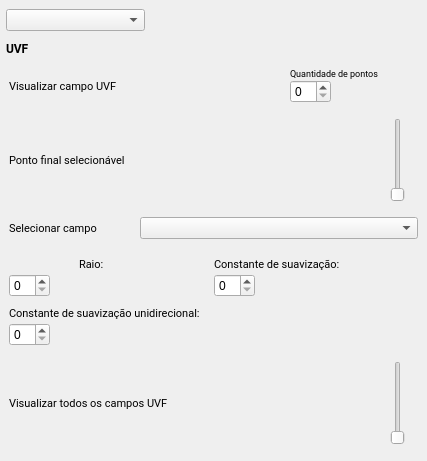
             <widget class="QWidget" name="navScrollContents">
              <property name="geometry">
               <rect>
                <x>0</x>
                <y>0</y>
                <width>427</width>
                <height>461</height>
               </rect>
              </property>
              <property name="sizePolicy">
               <sizepolicy hsizetype="Expanding" vsizetype="Preferred">
                <horstretch>0</horstretch>
                <verstretch>0</verstretch>
               </sizepolicy>
              </property>
              <layout class="QVBoxLayout" name="verticalLayout_25">
               <property name="leftMargin">
                <number>6</number>
               </property>
               <property name="topMargin">
                <number>6</number>
               </property>
               <property name="rightMargin">
                <number>6</number>
               </property>
               <property name="bottomMargin">
                <number>6</number>
               </property>
               <item>
                <widget class="QFrame" name="navHeader">
                 <property name="sizePolicy">
                  <sizepolicy hsizetype="Expanding" vsizetype="Fixed">
                   <horstretch>0</horstretch>
                   <verstretch>0</verstretch>
                  </sizepolicy>
                 </property>
                 <property name="frameShape">
                  <enum>QFrame::Shape::NoFrame</enum>
                 </property>
                 <layout class="QHBoxLayout" name="horizontalLayout_21">
                  <property name="spacing">
                   <number>0</number>
                  </property>
                  <property name="leftMargin">
                   <number>0</number>
                  </property>
                  <property name="topMargin">
                   <number>0</number>
                  </property>
                  <property name="rightMargin">
                   <number>0</number>
                  </property>
                  <property name="bottomMargin">
                   <number>0</number>
                  </property>
                  <item>
                   <widget class="QComboBox" name="navRobotId">
                    <property name="font">
                     <font>
                      <family>Roboto</family>
                      <pointsize>8</pointsize>
                     </font>
                    </property>
                    <property name="cursor">
                     <cursorShape>PointingHandCursor</cursorShape>
                    </property>
                    <property name="sizeAdjustPolicy">
                     <enum>QComboBox::SizeAdjustPolicy::AdjustToContents</enum>
                    </property>
                    <property name="placeholderText">
                     <string>Robô ID</string>
                    </property>
                    <item>
                     <property name="text">
                      <string>Robô ID</string>
                     </property>
                    </item>
                    <item>
                     <property name="text">
                      <string>0</string>
                     </property>
                    </item>
                    <item>
                     <property name="text">
                      <string>1</string>
                     </property>
                    </item>
                    <item>
                     <property name="text">
                      <string>2</string>
                     </property>
                    </item>
                   </widget>
                  </item>
                  <item>
                   <spacer name="navRobotSpacer">
                    <property name="orientation">
                     <enum>Qt::Orientation::Vertical</enum>
                    </property>
                    <property name="sizeHint" stdset="0">
                     <size>
                      <width>276</width>
                      <height>15</height>
                     </size>
                    </property>
                   </spacer>
                  </item>
                 </layout>
                </widget>
               </item>
               <item>
                <widget class="QFrame" name="uvfTitle">
                 <property name="sizePolicy">
                  <sizepolicy hsizetype="Expanding" vsizetype="Fixed">
                   <horstretch>0</horstretch>
                   <verstretch>0</verstretch>
                  </sizepolicy>
                 </property>
                 <property name="frameShape">
                  <enum>QFrame::Shape::NoFrame</enum>
                 </property>
                 <layout class="QHBoxLayout" name="horizontalLayout_24">
                  <property name="spacing">
                   <number>0</number>
                  </property>
                  <property name="leftMargin">
                   <number>0</number>
                  </property>
                  <property name="topMargin">
                   <number>0</number>
                  </property>
                  <property name="rightMargin">
                   <number>0</number>
                  </property>
                  <property name="bottomMargin">
                   <number>0</number>
                  </property>
                  <item>
                   <widget class="QLabel" name="uvfLabel">
                    <property name="font">
                     <font>
                      <family>Roboto</family>
                      <bold>true</bold>
                     </font>
                    </property>
                    <property name="text">
                     <string>UVF</string>
                    </property>
                   </widget>
                  </item>
                  <item>
                   <spacer name="uvfTitleSpacer">
                    <property name="orientation">
                     <enum>Qt::Orientation::Vertical</enum>
                    </property>
                    <property name="sizeHint" stdset="0">
                     <size>
                      <width>310</width>
                      <height>16</height>
                     </size>
                    </property>
                   </spacer>
                  </item>
                 </layout>
                </widget>
               </item>
               <item>
                <widget class="QFrame" name="viewUvf">
                 <property name="sizePolicy">
                  <sizepolicy hsizetype="Expanding" vsizetype="Fixed">
                   <horstretch>0</horstretch>
                   <verstretch>0</verstretch>
                  </sizepolicy>
                 </property>
                 <property name="frameShape">
                  <enum>QFrame::Shape::NoFrame</enum>
                 </property>
                 <layout class="QHBoxLayout" name="horizontalLayout_22">
                  <property name="spacing">
                   <number>0</number>
                  </property>
                  <property name="leftMargin">
                   <number>3</number>
                  </property>
                  <property name="topMargin">
                   <number>3</number>
                  </property>
                  <property name="rightMargin">
                   <number>3</number>
                  </property>
                  <property name="bottomMargin">
                   <number>3</number>
                  </property>
                  <item>
                   <widget class="QLabel" name="viewUvfFieldLabel">
                    <property name="font">
                     <font>
                      <family>Roboto</family>
                      <pointsize>8</pointsize>
                     </font>
                    </property>
                    <property name="text">
                     <string>Visualizar campo UVF</string>
                    </property>
                   </widget>
                  </item>
                  <item>
                   <spacer name="viewUvfSpacer">
                    <property name="orientation">
                     <enum>Qt::Orientation::Vertical</enum>
                    </property>
                    <property name="sizeHint" stdset="0">
                     <size>
                      <width>40</width>
                      <height>20</height>
                     </size>
                    </property>
                   </spacer>
                  </item>
                  <item>
                   <layout class="QVBoxLayout" name="pointsNumber">
                    <item>
                     <widget class="QLabel" name="pointsLabel">
                      <property name="font">
                       <font>
                        <family>Roboto</family>
                        <pointsize>7</pointsize>
                       </font>
                      </property>
                      <property name="text">
                       <string>Quantidade de pontos</string>
                      </property>
                     </widget>
                    </item>
                    <item>
                     <widget class="QSpinBox" name="pointsSpinBox">
                      <property name="sizePolicy">
                       <sizepolicy hsizetype="Fixed" vsizetype="Fixed">
                        <horstretch>0</horstretch>
                        <verstretch>0</verstretch>
                       </sizepolicy>
                      </property>
                      <property name="cursor">
                       <cursorShape>PointingHandCursor</cursorShape>
                      </property>
                      <property name="buttonSymbols">
                       <enum>QAbstractSpinBox::ButtonSymbols::UpDownArrows</enum>
                      </property>
                      <property name="maximum">
                       <number>10</number>
                      </property>
                     </widget>
                    </item>
                   </layout>
                  </item>
                  <item>
                   <widget class="QPushButton" name="viewUvfButton">
                    <property name="sizePolicy">
                     <sizepolicy hsizetype="Fixed" vsizetype="Fixed">
                      <horstretch>0</horstretch>
                      <verstretch>0</verstretch>
                     </sizepolicy>
                    </property>
                    <property name="cursor">
                     <cursorShape>PointingHandCursor</cursorShape>
                    </property>
                    <property name="text">
                     <string/>
                    </property>
                    <property name="icon">
                     <iconset>
                      <normaloff>assets/icons/mdi_eye.svg</normaloff>assets/icons/mdi_eye.svg</iconset>
                    </property>
                    <property name="iconSize">
                     <size>
                      <width>24</width>
                      <height>24</height>
                     </size>
                    </property>
                    <property name="checkable">
                     <bool>true</bool>
                    </property>
                    <property name="flat">
                     <bool>true</bool>
                    </property>
                   </widget>
                  </item>
                 </layout>
                </widget>
               </item>
               <item>
                <widget class="QFrame" name="finalPoint">
                 <property name="sizePolicy">
                  <sizepolicy hsizetype="Expanding" vsizetype="Fixed">
                   <horstretch>0</horstretch>
                   <verstretch>0</verstretch>
                  </sizepolicy>
                 </property>
                 <property name="toolTip">
                  <string>Habilita a seleção manual de ponto final das trajetórias</string>
                 </property>
                 <property name="frameShape">
                  <enum>QFrame::Shape::NoFrame</enum>
                 </property>
                 <layout class="QHBoxLayout" name="horizontalLayout_35">
                  <property name="spacing">
                   <number>3</number>
                  </property>
                  <property name="leftMargin">
                   <number>3</number>
                  </property>
                  <property name="topMargin">
                   <number>3</number>
                  </property>
                  <property name="rightMargin">
                   <number>3</number>
                  </property>
                  <property name="bottomMargin">
                   <number>3</number>
                  </property>
                  <item>
                   <widget class="QLabel" name="finalPointLabel">
                    <property name="font">
                     <font>
                      <family>Roboto</family>
                      <pointsize>8</pointsize>
                     </font>
                    </property>
                    <property name="text">
                     <string>Ponto final selecionável</string>
                    </property>
                   </widget>
                  </item>
                  <item>
                   <spacer name="finalPointSpacer">
                    <property name="orientation">
                     <enum>Qt::Orientation::Vertical</enum>
                    </property>
                    <property name="sizeHint" stdset="0">
                     <size>
                      <width>40</width>
                      <height>20</height>
                     </size>
                    </property>
                   </spacer>
                  </item>
                  <item>
                   <widget class="QSlider" name="finalPointSwitch">
                    <property name="sizePolicy">
                     <sizepolicy hsizetype="Fixed" vsizetype="Fixed">
                      <horstretch>0</horstretch>
                      <verstretch>0</verstretch>
                     </sizepolicy>
                    </property>
                    <property name="minimumSize">
                     <size>
                      <width>41</width>
                      <height>0</height>
                     </size>
                    </property>
                    <property name="maximumSize">
                     <size>
                      <width>41</width>
                      <height>16777215</height>
                     </size>
                    </property>
                    <property name="cursor">
                     <cursorShape>PointingHandCursor</cursorShape>
                    </property>
                    <property name="layoutDirection">
                     <enum>Qt::LayoutDirection::LeftToRight</enum>
                    </property>
                    <property name="maximum">
                     <number>1</number>
                    </property>
                    <property name="pageStep">
                     <number>1</number>
                    </property>
                    <property name="value">
                     <number>0</number>
                    </property>
                    <property name="sliderPosition">
                     <number>0</number>
                    </property>
                   </widget>
                  </item>
                 </layout>
                </widget>
               </item>
               <item>
                <widget class="QFrame" name="selectField">
                 <property name="sizePolicy">
                  <sizepolicy hsizetype="Expanding" vsizetype="Fixed">
                   <horstretch>0</horstretch>
                   <verstretch>0</verstretch>
                  </sizepolicy>
                 </property>
                 <property name="frameShape">
                  <enum>QFrame::Shape::NoFrame</enum>
                 </property>
                 <layout class="QHBoxLayout" name="horizontalLayout_34">
                  <property name="spacing">
                   <number>3</number>
                  </property>
                  <property name="leftMargin">
                   <number>3</number>
                  </property>
                  <property name="topMargin">
                   <number>3</number>
                  </property>
                  <property name="rightMargin">
                   <number>3</number>
                  </property>
                  <property name="bottomMargin">
                   <number>3</number>
                  </property>
                  <item>
                   <widget class="QLabel" name="selectFieldLabel">
                    <property name="font">
                     <font>
                      <family>Roboto</family>
                      <pointsize>8</pointsize>
                     </font>
                    </property>
                    <property name="text">
                     <string>Selecionar campo</string>
                    </property>
                   </widget>
                  </item>
                  <item>
                   <spacer name="selectFieldSpacer">
                    <property name="orientation">
                     <enum>Qt::Orientation::Vertical</enum>
                    </property>
                    <property name="sizeHint" stdset="0">
                     <size>
                      <width>40</width>
                      <height>20</height>
                     </size>
                    </property>
                   </spacer>
                  </item>
                  <item>
                   <widget class="QComboBox" name="selectFieldDropdown">
                    <property name="sizePolicy">
                     <sizepolicy hsizetype="Expanding" vsizetype="Fixed">
                      <horstretch>0</horstretch>
                      <verstretch>0</verstretch>
                     </sizepolicy>
                    </property>
                    <property name="font">
                     <font>
                      <family>Roboto</family>
                      <pointsize>8</pointsize>
                     </font>
                    </property>
                    <property name="cursor">
                     <cursorShape>PointingHandCursor</cursorShape>
                    </property>
                    <property name="sizeAdjustPolicy">
                     <enum>QComboBox::SizeAdjustPolicy::AdjustToContents</enum>
                    </property>
                    <property name="placeholderText">
                     <string>Nenhum</string>
                    </property>
                    <property name="frame">
                     <bool>true</bool>
                    </property>
                    <property name="modelColumn">
                     <number>0</number>
                    </property>
                    <item>
                     <property name="text">
                      <string>Nenhum</string>
                     </property>
                    </item>
                   </widget>
                  </item>
                 </layout>
                </widget>
               </item>
               <item>
                <layout class="QGridLayout" name="uvfSettings">
                 <property name="leftMargin">
                  <number>3</number>
                 </property>
                 <property name="topMargin">
                  <number>3</number>
                 </property>
                 <property name="rightMargin">
                  <number>3</number>
                 </property>
                 <property name="bottomMargin">
                  <number>3</number>
                 </property>
                 <property name="horizontalSpacing">
                  <number>0</number>
                 </property>
                 <property name="verticalSpacing">
                  <number>6</number>
                 </property>
                 <item row="0" column="0">
                  <widget class="QFrame" name="radius">
                   <property name="sizePolicy">
                    <sizepolicy hsizetype="Expanding" vsizetype="Fixed">
                     <horstretch>0</horstretch>
                     <verstretch>0</verstretch>
                    </sizepolicy>
                   </property>
                   <property name="frameShape">
                    <enum>QFrame::Shape::NoFrame</enum>
                   </property>
                   <layout class="QVBoxLayout" name="verticalLayout_15">
                    <property name="spacing">
                     <number>0</number>
                    </property>
                    <property name="leftMargin">
                     <number>0</number>
                    </property>
                    <property name="topMargin">
                     <number>0</number>
                    </property>
                    <property name="rightMargin">
                     <number>0</number>
                    </property>
                    <property name="bottomMargin">
                     <number>0</number>
                    </property>
                    <item>
                     <layout class="QHBoxLayout" name="radiusHeader">
                      <property name="spacing">
                       <number>0</number>
                      </property>
                      <item>
                       <widget class="QLabel" name="radiusHeaderLabel">
                        <property name="sizePolicy">
                         <sizepolicy hsizetype="Fixed" vsizetype="Fixed">
                          <horstretch>0</horstretch>
                          <verstretch>0</verstretch>
                         </sizepolicy>
                        </property>
                        <property name="font">
                         <font>
                          <family>Roboto</family>
                          <pointsize>8</pointsize>
                         </font>
                        </property>
                        <property name="text">
                         <string>Raio:</string>
                        </property>
                       </widget>
                      </item>
                      <item>
                       <spacer name="radiusHeaderSpacer">
                        <property name="orientation">
                         <enum>Qt::Orientation::Vertical</enum>
                        </property>
                        <property name="sizeHint" stdset="0">
                         <size>
                          <width>40</width>
                          <height>20</height>
                         </size>
                        </property>
                       </spacer>
                      </item>
                     </layout>
                    </item>
                    <item>
                     <widget class="QSpinBox" name="radiusSpinBox">
                      <property name="sizePolicy">
                       <sizepolicy hsizetype="Fixed" vsizetype="Fixed">
                        <horstretch>0</horstretch>
                        <verstretch>0</verstretch>
                       </sizepolicy>
                      </property>
                      <property name="cursor">
                       <cursorShape>PointingHandCursor</cursorShape>
                      </property>
                      <property name="buttonSymbols">
                       <enum>QAbstractSpinBox::ButtonSymbols::UpDownArrows</enum>
                      </property>
                      <property name="maximum">
                       <number>10</number>
                      </property>
                     </widget>
                    </item>
                   </layout>
                  </widget>
                 </item>
                 <item row="0" column="1">
                  <widget class="QFrame" name="kSmooth">
                   <property name="sizePolicy">
                    <sizepolicy hsizetype="Expanding" vsizetype="Fixed">
                     <horstretch>0</horstretch>
                     <verstretch>0</verstretch>
                    </sizepolicy>
                   </property>
                   <property name="frameShape">
                    <enum>QFrame::Shape::NoFrame</enum>
                   </property>
                   <layout class="QVBoxLayout" name="verticalLayout_16">
                    <property name="spacing">
                     <number>0</number>
                    </property>
                    <property name="leftMargin">
                     <number>0</number>
                    </property>
                    <property name="topMargin">
                     <number>0</number>
                    </property>
                    <property name="rightMargin">
                     <number>0</number>
                    </property>
                    <property name="bottomMargin">
                     <number>0</number>
                    </property>
                    <item>
                     <layout class="QHBoxLayout" name="kSmoothHeader">
                      <property name="spacing">
                       <number>0</number>
                      </property>
                      <item>
                       <widget class="QLabel" name="kSmoothHeaderLabel">
                        <property name="font">
                         <font>
                          <family>Roboto</family>
                          <pointsize>8</pointsize>
                         </font>
                        </property>
                        <property name="text">
                         <string>Constante de suavização:</string>
                        </property>
                       </widget>
                      </item>
                      <item>
                       <spacer name="kSmoothHeaderSpacer">
                        <property name="orientation">
                         <enum>Qt::Orientation::Vertical</enum>
                        </property>
                        <property name="sizeHint" stdset="0">
                         <size>
                          <width>40</width>
                          <height>20</height>
                         </size>
                        </property>
                       </spacer>
                      </item>
                     </layout>
                    </item>
                    <item>
                     <widget class="QSpinBox" name="kSmoothSpinBox">
                      <property name="sizePolicy">
                       <sizepolicy hsizetype="Fixed" vsizetype="Fixed">
                        <horstretch>0</horstretch>
                        <verstretch>0</verstretch>
                       </sizepolicy>
                      </property>
                      <property name="cursor">
                       <cursorShape>PointingHandCursor</cursorShape>
                      </property>
                      <property name="buttonSymbols">
                       <enum>QAbstractSpinBox::ButtonSymbols::UpDownArrows</enum>
                      </property>
                      <property name="maximum">
                       <number>10</number>
                      </property>
                     </widget>
                    </item>
                   </layout>
                  </widget>
                 </item>
                 <item row="1" column="0" colspan="2">
                  <widget class="QFrame" name="uniKSmooth">
                   <property name="sizePolicy">
                    <sizepolicy hsizetype="Expanding" vsizetype="Fixed">
                     <horstretch>0</horstretch>
                     <verstretch>0</verstretch>
                    </sizepolicy>
                   </property>
                   <property name="frameShape">
                    <enum>QFrame::Shape::NoFrame</enum>
                   </property>
                   <layout class="QVBoxLayout" name="verticalLayout_24">
                    <property name="spacing">
                     <number>0</number>
                    </property>
                    <property name="leftMargin">
                     <number>0</number>
                    </property>
                    <property name="topMargin">
                     <number>0</number>
                    </property>
                    <property name="rightMargin">
                     <number>0</number>
                    </property>
                    <property name="bottomMargin">
                     <number>0</number>
                    </property>
                    <item>
                     <layout class="QHBoxLayout" name="uniKSmoothHeader">
                      <property name="spacing">
                       <number>0</number>
                      </property>
                      <item>
                       <widget class="QLabel" name="uniKSmoothHeaderLabel">
                        <property name="font">
                         <font>
                          <family>Roboto</family>
                          <pointsize>8</pointsize>
                         </font>
                        </property>
                        <property name="text">
                         <string>Constante de suavização unidirecional:</string>
                        </property>
                       </widget>
                      </item>
                      <item>
                       <spacer name="uniKSmoothHeaderSpacer">
                        <property name="orientation">
                         <enum>Qt::Orientation::Vertical</enum>
                        </property>
                        <property name="sizeHint" stdset="0">
                         <size>
                          <width>40</width>
                          <height>20</height>
                         </size>
                        </property>
                       </spacer>
                      </item>
                     </layout>
                    </item>
                    <item>
                     <widget class="QSpinBox" name="uniKSmoothSpinBox">
                      <property name="sizePolicy">
                       <sizepolicy hsizetype="Fixed" vsizetype="Fixed">
                        <horstretch>0</horstretch>
                        <verstretch>0</verstretch>
                       </sizepolicy>
                      </property>
                      <property name="cursor">
                       <cursorShape>PointingHandCursor</cursorShape>
                      </property>
                      <property name="buttonSymbols">
                       <enum>QAbstractSpinBox::ButtonSymbols::UpDownArrows</enum>
                      </property>
                      <property name="maximum">
                       <number>10</number>
                      </property>
                     </widget>
                    </item>
                   </layout>
                  </widget>
                 </item>
                </layout>
               </item>
               <item>
                <widget class="QFrame" name="allUvf">
                 <property name="sizePolicy">
                  <sizepolicy hsizetype="Expanding" vsizetype="Fixed">
                   <horstretch>0</horstretch>
                   <verstretch>0</verstretch>
                  </sizepolicy>
                 </property>
                 <property name="toolTip">
                  <string>Habilita visualização dos campos de todos os robôs</string>
                 </property>
                 <property name="frameShape">
                  <enum>QFrame::Shape::NoFrame</enum>
                 </property>
                 <layout class="QHBoxLayout" name="horizontalLayout_36">
                  <property name="spacing">
                   <number>0</number>
                  </property>
                  <property name="leftMargin">
                   <number>3</number>
                  </property>
                  <property name="topMargin">
                   <number>3</number>
                  </property>
                  <property name="rightMargin">
                   <number>3</number>
                  </property>
                  <property name="bottomMargin">
                   <number>3</number>
                  </property>
                  <item>
                   <widget class="QLabel" name="allUvfLabel">
                    <property name="font">
                     <font>
                      <family>Roboto</family>
                      <pointsize>8</pointsize>
                     </font>
                    </property>
                    <property name="text">
                     <string>Visualizar todos os campos UVF</string>
                    </property>
                   </widget>
                  </item>
                  <item>
                   <spacer name="allUvfSpacer">
                    <property name="orientation">
                     <enum>Qt::Orientation::Vertical</enum>
                    </property>
                    <property name="sizeHint" stdset="0">
                     <size>
                      <width>40</width>
                      <height>20</height>
                     </size>
                    </property>
                   </spacer>
                  </item>
                  <item>
                   <widget class="QSlider" name="allUvfSiwtch">
                    <property name="sizePolicy">
                     <sizepolicy hsizetype="Fixed" vsizetype="Fixed">
                      <horstretch>0</horstretch>
                      <verstretch>0</verstretch>
                     </sizepolicy>
                    </property>
                    <property name="minimumSize">
                     <size>
                      <width>41</width>
                      <height>0</height>
                     </size>
                    </property>
                    <property name="maximumSize">
                     <size>
                      <width>41</width>
                      <height>16777215</height>
                     </size>
                    </property>
                    <property name="cursor">
                     <cursorShape>PointingHandCursor</cursorShape>
                    </property>
                    <property name="layoutDirection">
                     <enum>Qt::LayoutDirection::LeftToRight</enum>
                    </property>
                    <property name="maximum">
                     <number>1</number>
                    </property>
                    <property name="pageStep">
                     <number>1</number>
                    </property>
                    <property name="value">
                     <number>0</number>
                    </property>
                    <property name="sliderPosition">
                     <number>0</number>
                    </property>
                   </widget>
                  </item>
                 </layout>
                </widget>
               </item>
              </layout>
             </widget>
